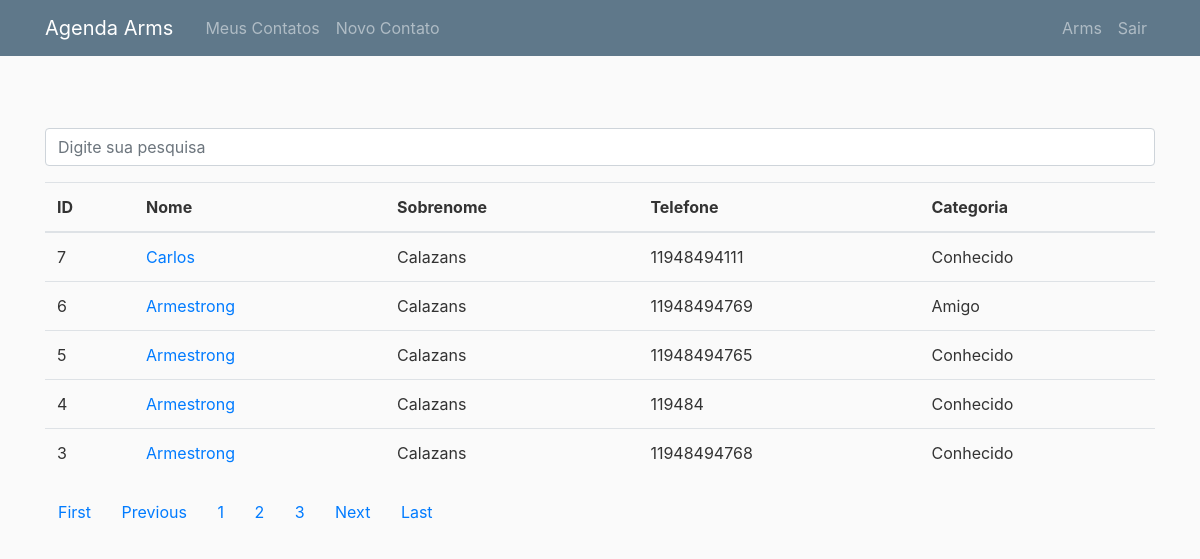
Page /usuario/arms?page=2 (signed in) on the committed database.
### contatos/models.py (models this page shows, shortened)
class Contato(models.Model):
    class Categoria(models.TextChoices):
        FAMILIA = "Família"
        AMIGO = "Amigo"
        CONHECIDO = "Conhecido"
        VIZINHO = "Vizinho(a)"
    criador = models.ForeignKey(User, on_delete=models.CASCADE)
    nome = models.CharField(max_length=40)
    sobrenome = models.CharField(max_length=40, blank=True)
    telefone = models.CharField(max_length=40)
    email = models.CharField(max_length=40, blank=True)
    data_criacao = models.DateTimeField(default=timezone.now)
    descricao = models.TextField(blank=True)
    categoria = models.CharField(max_length=50, choices=Categoria.choices, default=Categoria.CONHECIDO)
    mostrar = models.BooleanField(default=True)
    foto = models.ImageField(default='default.jpg', upload_to='pictures/%Y/%m/%d')

### contatos/views.py (the view)
# urls.py: path('usuario/<str:username>', MeusContatos.as_view(), name='usuario-contato'),
class MeusContatos(ListView):
    model = Contato
    template_name = 'tmpl_contatos/meus_contatos.html'
    context_object_name = 'posts'
    paginate_by = 5
    def get_queryset(self):
        user = get_object_or_404(User, username=self.kwargs.get('username'))
        return Contato.objects.filter(criador=user).order_by('-data_criacao')

### contatos/templates/tmpl_contatos/meus_contatos.html (shortened to what this page needs)
{% extends 'base.html' %}
{%block 'conteudo' %}
  {% if 'accounts' not in request.path %}
    <br><br>
    <form method="get" action="{% url 'busca' %}">
        <div class="form-group row">
            <div class="col-12">
                <input class="form-control"
                       type="search" value="{{ request.GET.termo }}"
                       id="search-input"
                       placeholder="Digite sua pesquisa"
                       name="termo">
            </div>
        </div>
    </form>
{%endif%}
<div class="table-responsive-xl">
<table class="table">
    <thead>
    <tr>
        <th>ID</th>
        <th  scope="col">Nome</th>
        <th  scope="col">Sobrenome</th>
        <th  scope="col">Telefone</th>
        <th  scope="col">Categoria</th>
    </tr>
    </thead>
    <tbody>
    {% for post in posts %}
    <tr scope="row">
        <td>{{post.id}}</td>
        <td>
            <a href="{% url 'ver_contato' post.id %}">{{post.nome}}</a>
        </td>
        <td>{{post.sobrenome}}</td>
        <td>{{post.telefone}}</td>
        <td>{{post.categoria}}</td>
    </tr>
    {% endfor %}
    </tbody>
</table>
</div>
    {% if is_paginated %}
        {% if page_obj.has_previous %}
            <a class="btn bnt-outline-info mb-4" href="?page=1">First</a>
            <a class="btn bnt-outline-info mb-4" href="?page={{page_obj.previous_page_number}}">Previous</a>
        {% endif %}
        {% for num in page_obj.paginator.page_range %}
            {% if page_obj.number == num %}
                <a class="btn bnt-info mb-4" href="?page={{ num }}">{{ num }}</a>
            {% elif num > page_obj.number|add:'-3' and num < page_obj.number|add:'3' %}
                <a class="btn bnt-outline-info mb-4" href="?page={{ num }}">{{ num }}</a>
            {% endif %}
        {% endfor %}
        {% if page_obj.has_next %}
            <a class="btn bnt-outline-info mb-4" href="?page={{page_obj.next_page_number}}">Next</a>
            <a class="btn bnt-outline-info mb-4" href="?page={{page_obj.paginator.num_pages}}">Last</a>
        {% endif %}
    {% endif %}
{% endblock %}

### templates/parciais/_nav.html (shortened to what this page needs)
<nav class="navbar navbar-expand-md navbar-dark bg-steel fixed-top">
        <div class="container">
            {% if user.is_authenticated %}
            <a class="navbar-brand mr-4" href="{% url 'index' %}">Agenda {{user.username.title}}</a>
            {% else %}
            <a class="navbar-brand mr-4" href="{% url 'index' %}">Sua Agenda</a>
            {% endif %}
            <div class="collapse navbar-collapse" id="navbarToggle">
                <div class="navbar-nav mr-auto">
                    {% if user.is_authenticated %}
                    <a class="nav-item nav-link" href="{% url 'usuario-contato' user.username %}">Meus Contatos</a>
                    <a class="nav-item nav-link" href="{% url 'dashboard' %}">Novo Contato</a>
                    {% else%}
                    <a class="nav-item nav-link" href="{% url 'index' %}">Pagina Inicial</a>
                    {% endif %}
                </div>
                <div class="navbar-nav">
                    {% if user.is_authenticated %}
                        <a class="nav-item nav-link" href="{% url 'usuario-contato' user.username  %}">{{user.username.title}}</a>
                        <a class="nav-item nav-link" href="{% url 'logout' %}">Sair</a>
                    {% else %}
                        <a class="nav-item nav-link" href="{% url 'login' %}">Login</a>
                        <a class="nav-item nav-link" href="{% url 'register' %}">Cadastrar</a>
                    {% endif %}
                </div>
            </div>
        </div>
    </nav>

### templates/static/main.css (style rules this page uses)
body { background: #fafafa; color: #333333; margin-top: 5rem; }
.bg-steel { background-color: #5f788a; }

### rows in the picture
Contato: id "7", nome "Carlos", sobrenome "Calazans", telefone "11948494111", categoria "Conhecido"
Contato: id "6", nome "Armestrong", sobrenome "Calazans", telefone "11948494769", categoria "Amigo"
Contato: id "5", nome "Armestrong", sobrenome "Calazans", telefone "11948494765", categoria "Conhecido"
Contato: id "4", nome "Armestrong", sobrenome "Calazans", telefone "119484", categoria "Conhecido"
Contato: id "3", nome "Armestrong", sobrenome "Calazans", telefone "11948494768", categoria "Conhecido"

### other values in the picture
{{ user.username.title }} "Arms"
{{ num }} "1" "3"
{{ num }} "2"
